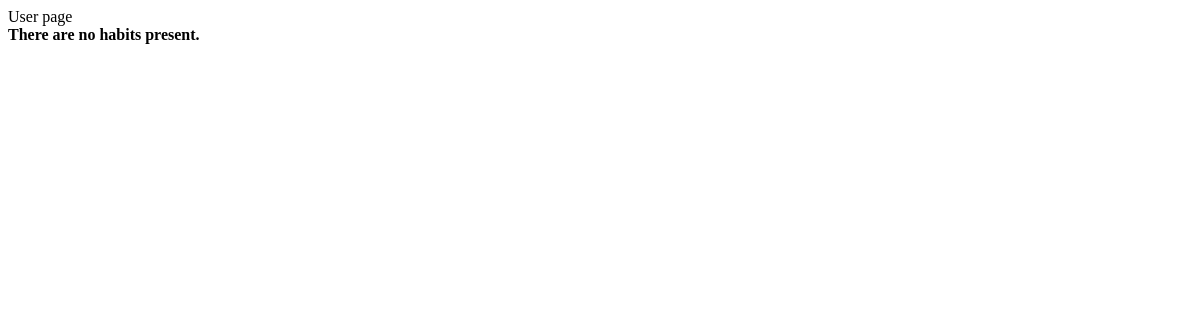
The app's page /habito_app/user, older data.
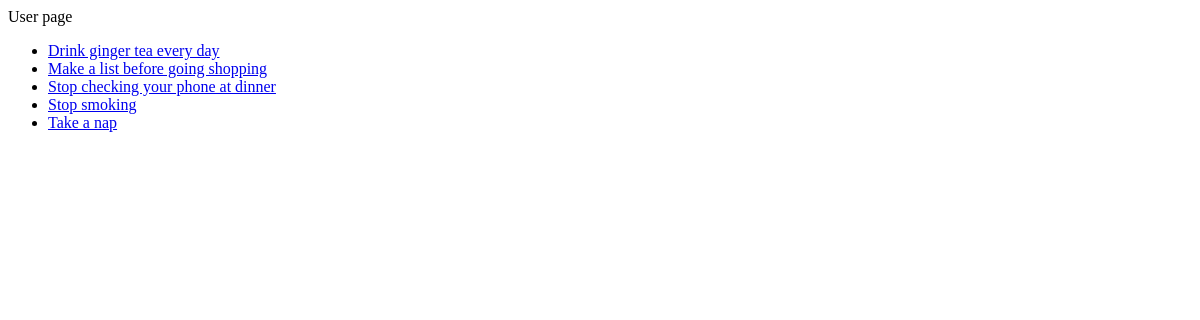
The same page, newer data.
### habito_app/models.py (models this page shows, shortened)
class Habit(models.Model):
	user = models.ForeignKey(User, on_delete=models.CASCADE)
	title = models.CharField(max_length=128)
	description = models.TextField()
	created = models.DateField(default=date.today)
	days = models.TextField(max_length=128, default={})
	achv_default = {'1':0,'2':0,'3':0}
	achievements = models.TextField(max_length=128, default=json.dumps(achv_default))
	slug = models.SlugField()
	class Meta:
		unique_together = ('user', 'title')

### habito_app/views.py (the view)
def show_user(request):
    habit_list = Habit.objects.order_by('title')[:5]
    context_dict = {'habits': habit_list}
    response = render(request, 'habito_app/test_user.html', context=context_dict)
    return response

### templates/habito_app/test_user.html (shortened to what this page needs)
<!DOCTYPE html>
<html>
    <head>
    </head>
    <body>
        <div>
           User page
        </div>
        <div>
        {% if habits %}
        <ul>
                {% for habit in habits %}
                    <li><a href="/habito_app/test_habit/{{ habit.slug }}">{{ habit.title }}</a></li>
                {% endfor %}
        </ul>
        {% else %}
            <strong>There are no habits present.</strong>
        {% endif %}
        </div>
        </body>
</html>

Row changes from the older to the newer data that the page shows:
added Habit: title "Drink ginger tea every day"
added Habit: title "Make a list before going shopping"
added Habit: title "Stop checking your phone at dinner"
added Habit: title "Stop smoking"
added Habit: title "Take a nap"
Text that changed along with them:
text no longer shown: "There are no habits present."
